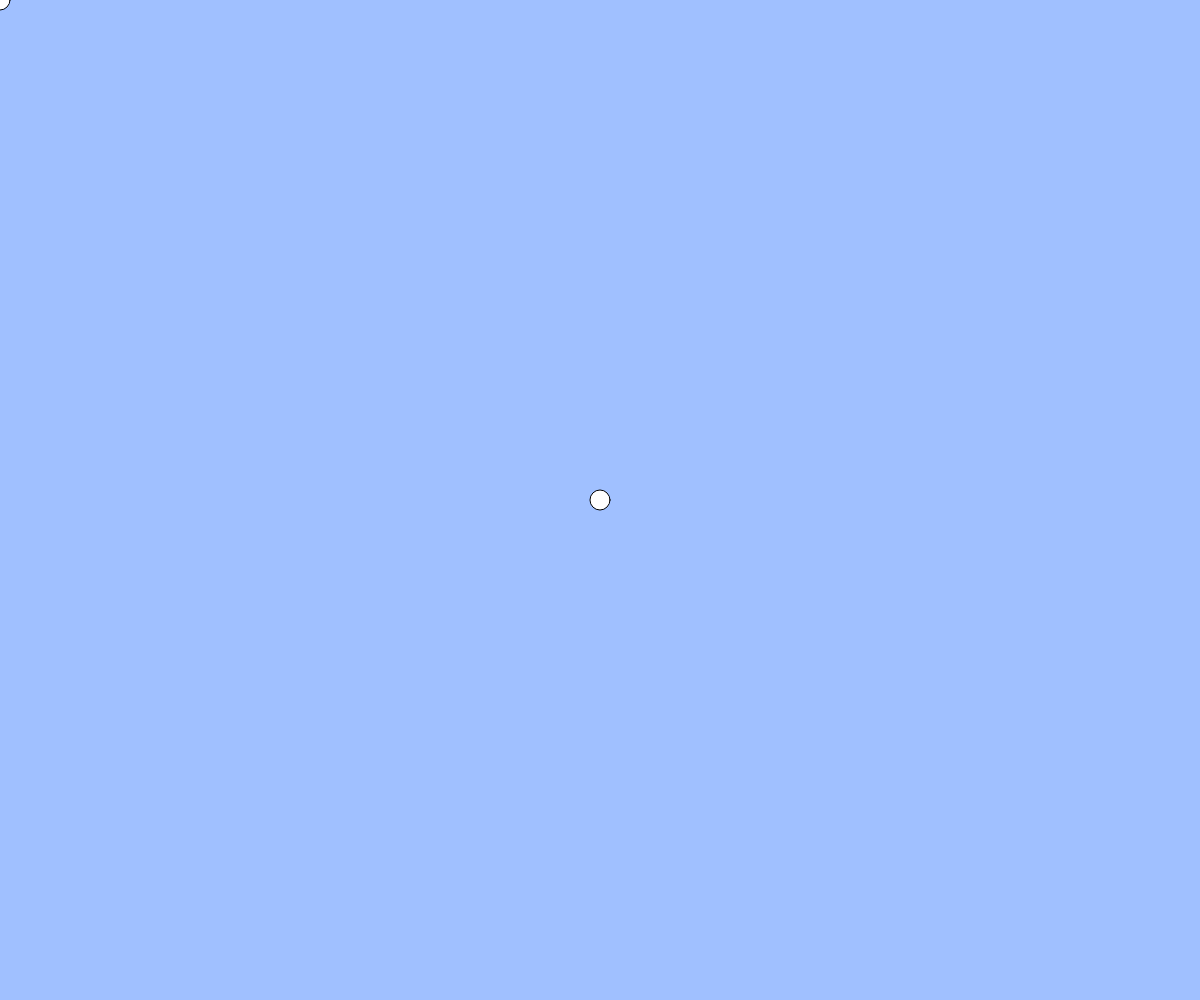
Frame 1 (no input)
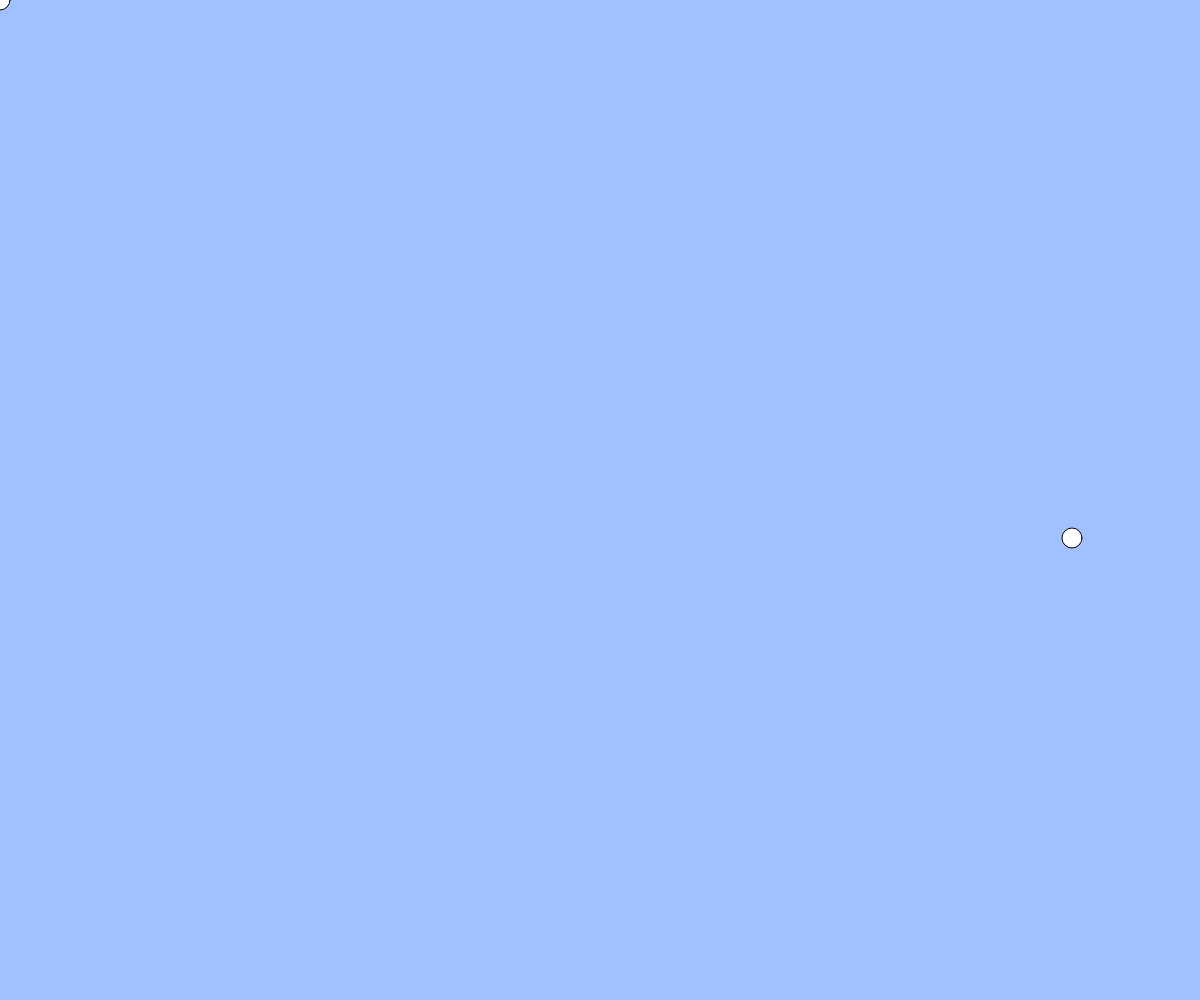
Frame 60 (no input)
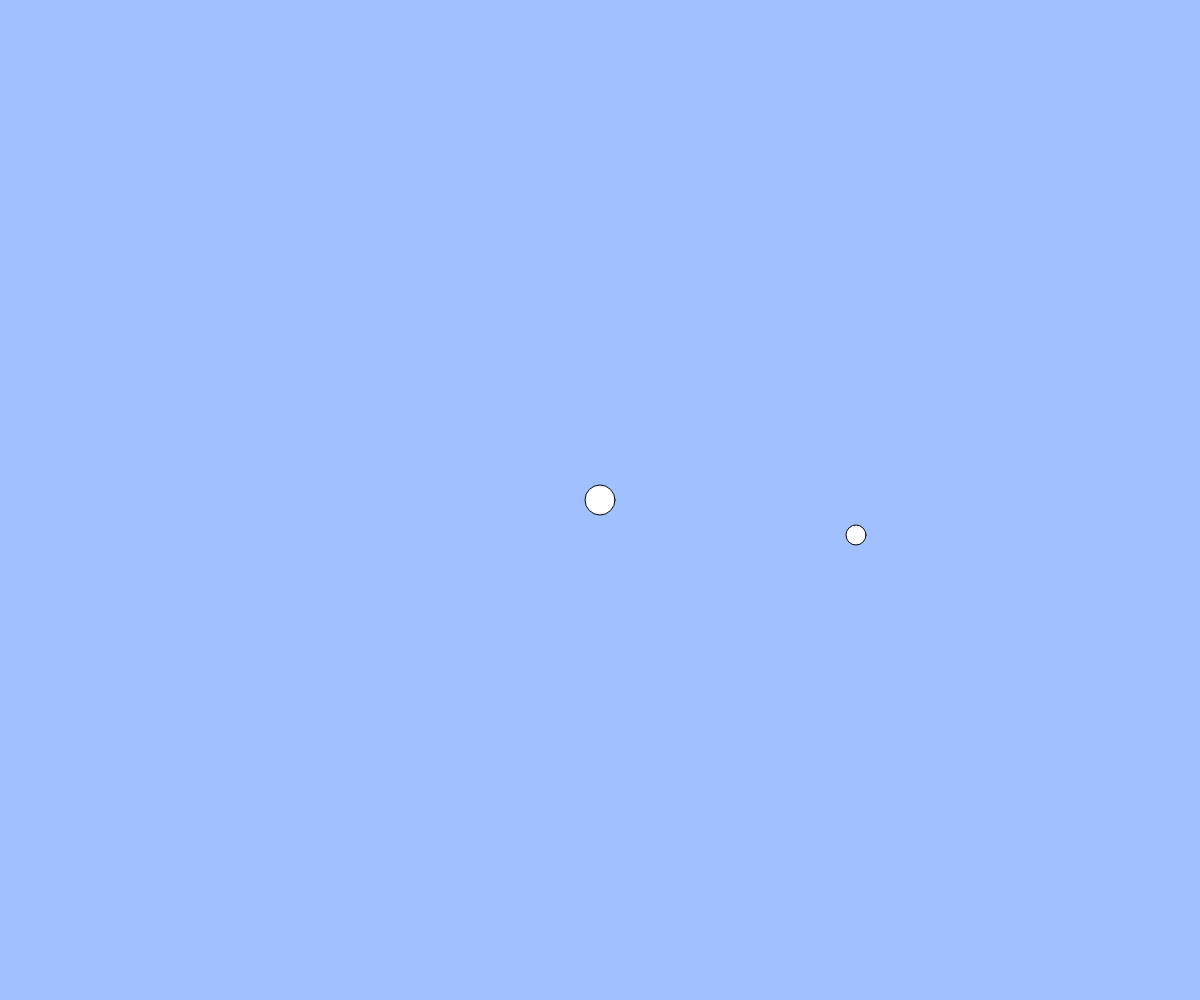
Frame 120 (the mouse pressed at the canvas centre since frame 60)

The p5.js sketch that drew these frames (run headless with seeded random() and noise() and a simulated clock; from frame 60 on, the mouse is pressed at the canvas centre):

// p5.js sketch
// ── sketch.js
// テキスト「アニメーションの基本」
let x, y, vx, vy; //変数を関数の外で宣言することが大事！
const g = 1; // 重力加速度 constantは後から値を変えないものに使う
const vyMax = 30; // 速度のmax

function setup(){
  createCanvas(windowWidth, windowHeight);
  x = width / 2;
  y = height / 2;
  vx = 8;
  vy = 8;
}

function draw(){
  background(160, 192, 255); //ここを消すと、描画する円が残ってしまう。前回の描画を上塗りして消すために、背景を塗りつぶす作業が関数の最初に入っている。
  ellipse(x, y, 20, 20);
  x += vx; // x = x + vx のこと。vxは速さ。物体の位置を毎フレーム更新し、動き（アニメーション）を表現することができる。
  y += vy;

  // 重力（コメント機能でオンオフ切り替えて実行してみましょう）
  vy = constrain(vy + g, -vyMax, vyMax); // 制限（数、最小、最大）

  // 端の処理パターン (1) 反対側から出てくる
  // if(x > width){ x = 0; }
  // else if(x < 0){ x = width; }
  // if(y > height){ y = 0; }
  // if(y < 0){ y = height; }

　// 端の処理パターン (2) 跳ね返る
  if(x < 0 || x > width){ vx = -1 * vx; } // もしxがゼロより小さかったら（=キャンバスの左端から出ていたら）または　もしxが幅より大きかったら（=キャンバスの右端より出ていたら）、速度に-1をかける（=進む方向が変わる）
  if(y > height){ vy = -1 * vy; } // もしyが高さより大きかったら、y方向の速度に-1かける（=進む方向が反対になる）。今回は上に飛び出ない（思い出して、原点はキャンバスの左上だからキャンバスの上はy=0）ので、y<0はいらない
  x = constrain(x, 0, width); // 制限（数、最小、最大）。キャンバスから出ないようにしている。二行うえで定義しているのは、ただ速度を反転することであって、反転させてもキャンバス内に戻る保証はない
  y = constrain(y, 0, height);


  //マウス操作に反応する
  if(mouseIsPressed){
    ellipse(mouseX, mouseY, 30);
  }
  else{
    ellipse(mouseX, mouseY, 20);
  }

}

function windowResized(){
  resizeCanvas(windowWidth, windowHeight);
}
